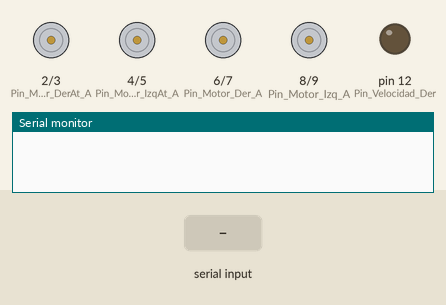
This sketch was run on a simulated Arduino Uno, built with avr-gcc and run on an emulated ATmega328P. Shown: motor-driver pin pairs drawn as motors (green arrow = first pin HIGH = forward, orange = second pin HIGH = backward, longer = more drive), output pins drawn as LEDs (lit = HIGH), the last lines printed to the serial monitor. The test bench sets the inputs (shaded band).

Above: at 1.2 s.
1.3 s: "w" received over the second serial link
At 1.9 s:
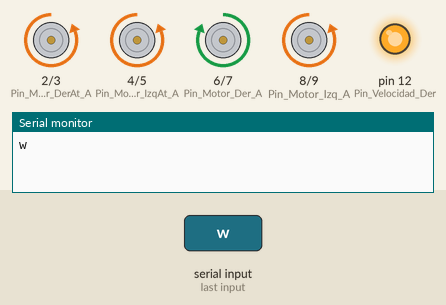
2.8 s: "/" received over the second serial link
At 3.1 s:
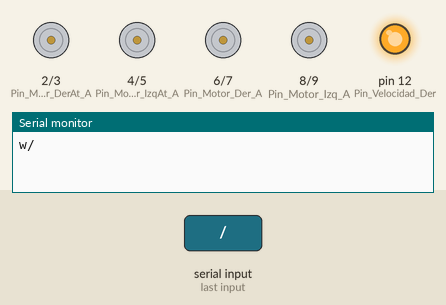
Timing chart, 0 to 5.8 s (numbered marks = the images above; inputs shaded):
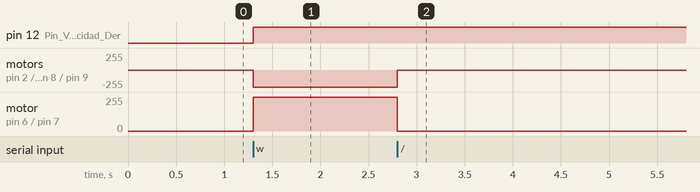

The sketch:

xplroersito.ino
```cpp
#include <SoftwareSerial.h>

//Inicializar BT
SoftwareSerial BT1(10,11);

//Comando Recibido
char comando=0;

//Derecho Delantero Adelante
int Pin_Motor_Der_A = 6;
//Derecho Delantero Atras
int Pin_Motor_Der_B = 7;
//Izquierdo Delantero Adelante
int Pin_Motor_Izq_A = 8;
//Izquierdo Delantero Atras
int Pin_Motor_Izq_B = 9;

//Izquierdo Trasero Adelante
int Pin_Motor_DerAt_A = 2;
//Izquierdo Trasero Atras
int Pin_Motor_DerAt_B = 3;
//Derecho Trasero Adelante
int Pin_Motor_IzqAt_A = 4;
//Derecho Trasero Atras
int Pin_Motor_IzqAt_B = 5;

//Derecho Delantero Velocidad
int Pin_Velocidad_Der = 12;

void setup() {
  // inicializar la comunicación serial a 9600 bits por segundo:
  Serial.begin(9600);

  //Se configura BT
  BT1.begin(9600); // Iniciamos en 9600 Baudios

  //Se configuran motores
  pinMode(Pin_Motor_Der_A, OUTPUT);
  pinMode(Pin_Motor_Der_B, OUTPUT);
  pinMode(Pin_Motor_Izq_A, OUTPUT);
  pinMode(Pin_Motor_Izq_B, OUTPUT);

  pinMode(Pin_Motor_DerAt_A, OUTPUT);
  pinMode(Pin_Motor_DerAt_B, OUTPUT);
  pinMode(Pin_Motor_IzqAt_A, OUTPUT);
  pinMode(Pin_Motor_IzqAt_B, OUTPUT);

  pinMode(Pin_Velocidad_Der, OUTPUT);


}

void loop() {
  comando=BT1.read();
  //Dependiendo del comando ingresado se iniciara o parara al robot
  if(comando=='w'){
    Serial.write(comando);
    Mover_Adelante();
  }else if(comando=='/'){
    Serial.write(comando);
    Mover_Stop();
  }
  if(Serial.available()>0){
    Serial.write(comando);
  }
}
void Mover_Adelante(){
  analogWrite(Pin_Velocidad_Der, 128);

  digitalWrite(Pin_Motor_Der_A, HIGH);
  digitalWrite(Pin_Motor_Der_B, LOW);
  digitalWrite(Pin_Motor_Izq_A, LOW);
  digitalWrite(Pin_Motor_Izq_B, HIGH);

  digitalWrite(Pin_Motor_DerAt_A, LOW);
  digitalWrite(Pin_Motor_DerAt_B, HIGH);
  digitalWrite(Pin_Motor_IzqAt_A, LOW);
  digitalWrite(Pin_Motor_IzqAt_B, HIGH);

}
void Mover_Stop()
{
  digitalWrite (Pin_Motor_Der_A, LOW);
  digitalWrite (Pin_Motor_Der_B, LOW);
  digitalWrite (Pin_Motor_Izq_A, LOW);
  digitalWrite (Pin_Motor_Izq_B, LOW);

  digitalWrite (Pin_Motor_DerAt_A, LOW);
  digitalWrite (Pin_Motor_DerAt_B, LOW);
  digitalWrite (Pin_Motor_IzqAt_A, LOW);
  digitalWrite (Pin_Motor_IzqAt_B, LOW);
}
```

Measured:
- after the input at 1.3 s, pin 12 (Pin_Velocidad_Der): LOW → HIGH at once; motor on pin 2 (Pin_Motor_DerAt_A) / pin 3 (Pin_Motor_DerAt_B): stopped → backward 255/255 at once
- after the input at 2.8 s, motor on pin 2 (Pin_Motor_DerAt_A) / pin 3 (Pin_Motor_DerAt_B), motor on pin 4 (Pin_Motor_IzqAt_A) / pin 5 (Pin_Motor_IzqAt_B), motor on pin 8 (Pin_Motor_Izq_A) / pin 9 (Pin_Motor_Izq_B): backward 255/255 → stopped at once; motor on pin 6 (Pin_Motor_Der_A) / pin 7 (Pin_Motor_Der_B): forward 255/255 → stopped at once
